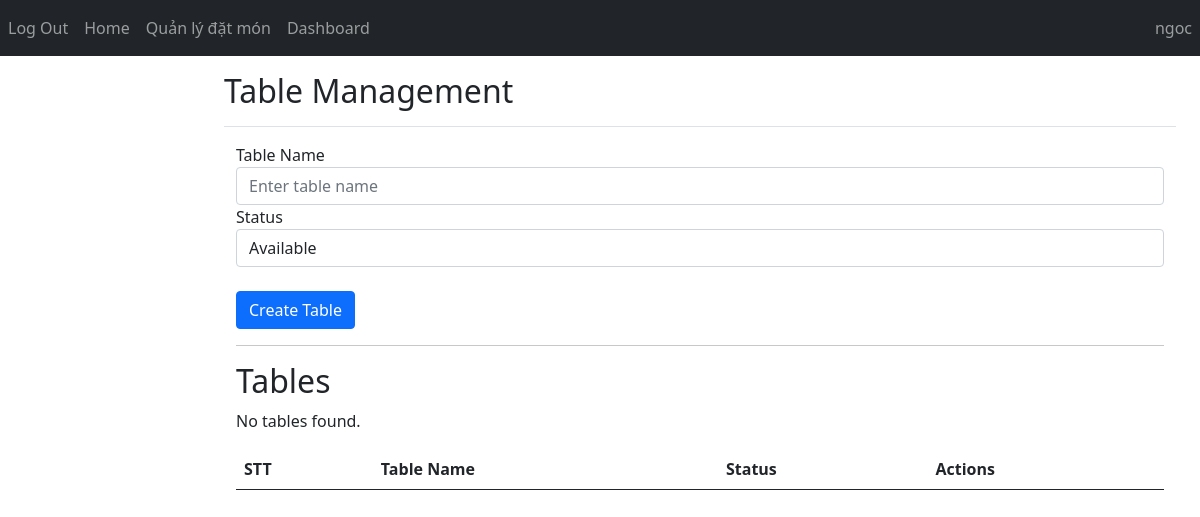
Before: /tables (signed in) with the older database file.
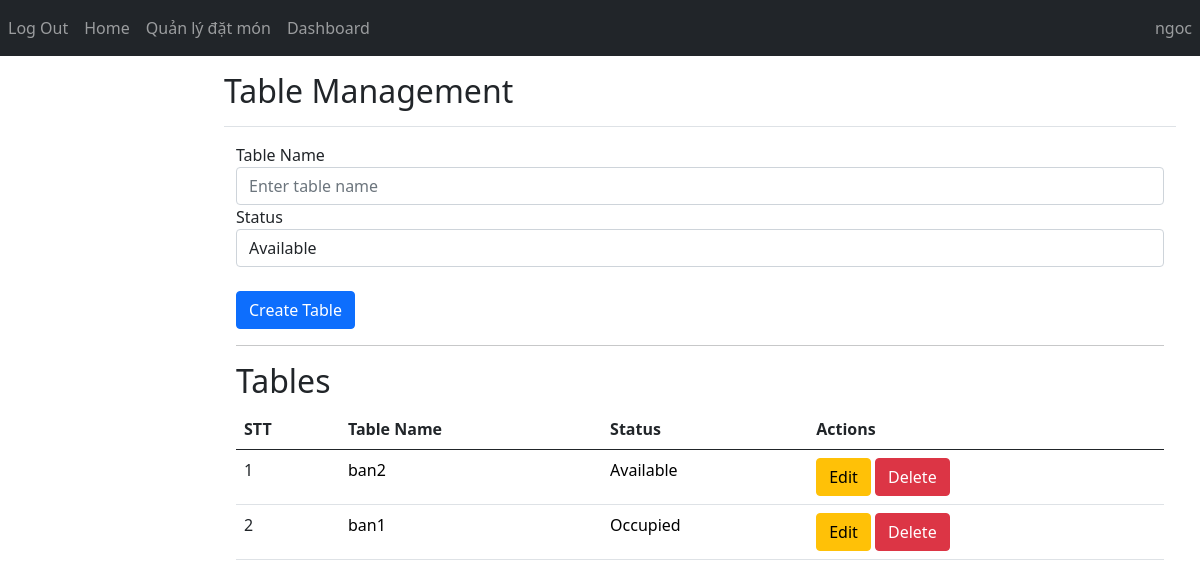
After: the same page with the newer database file.
### backend/models.py (models this page shows, shortened)
class Table(db.Model):
    id = db.Column(db.Integer, primary_key=True)
    name = db.Column(db.String(100))
    status = db.Column(db.Boolean, default=True)

### backend/table.py (the view, shortened to what this page needs)
@table.route('/tables', methods=['GET', 'POST'])
def manage_tables():
    table = Table.query.all()
    return render_template('table.html', table=table, user=current_user)

### backend/templates/table.html (shortened to what this page needs)
{% extends "base.html" %}
{% block content %}
<main class="col-md-9 ms-sm-auto col-lg-10 px-md-4">
    <div class="d-flex justify-content-between flex-wrap flex-md-nowrap align-items-center pt-3 pb-2 mb-3 border-bottom">
        <h1 class="h2">Table Management</h1>
    </div>
    <div class="container">
        <form method="post" action="{{ url_for('table.manage_tables') }}">
            <div class="form-group">
                <label for="name">Table Name</label>
                <input type="text" class="form-control" id="name" name="name" placeholder="Enter table name" required>
            </div>
            <div class="form-group">
                <label for="status">Status</label>
                <select class="form-control" id="status" name="status" required>
                    <option value="true">Available</option>
                </select>
            </div>
            <br>
            <button type="submit" class="btn btn-primary">Create Table</button>
        </form>
        <hr>
        <h2>Tables</h2>
        <table class="table">
            <thead>
                <tr>
                    <th>STT</th>
                    <th>Table Name</th>
                    <th>Status</th>
                    <th>Actions</th>
                </tr>
            </thead>
            <tbody>
                {% if table %}
                    {% for table in table %}
                    <tr>
                        <td>{{ loop.index }}</td>
                        <td>
                            <span class="table-info"> {{ table.name }}</span>
                        </td>
                        <td>
                            <span class="table-info"> {{ 'Available' if table.status else 'Occupied' }}</span>
                        </td>
                        <td>
                            <button class="btn btn-warning edit-btn" onclick="editTable(this, '{{ table.id }}')">Edit</button>
                            <button class="btn btn-danger" onclick="deleteTable('{{ table.id }}')">Delete</button>
                        </td>
                    </tr>
                    {% endfor %}
                {% else %}
                    <p>No tables found.</p>
                {% endif %}
            </tbody>
        </table>
    </div>
</main>
</div>
{% endblock %}

Changed rows visible on the page:
added Table: name "ban2", status "Available"
added Table: name "ban1", status "Occupied"
Other visible differences:
text no longer shown: "No tables found."
